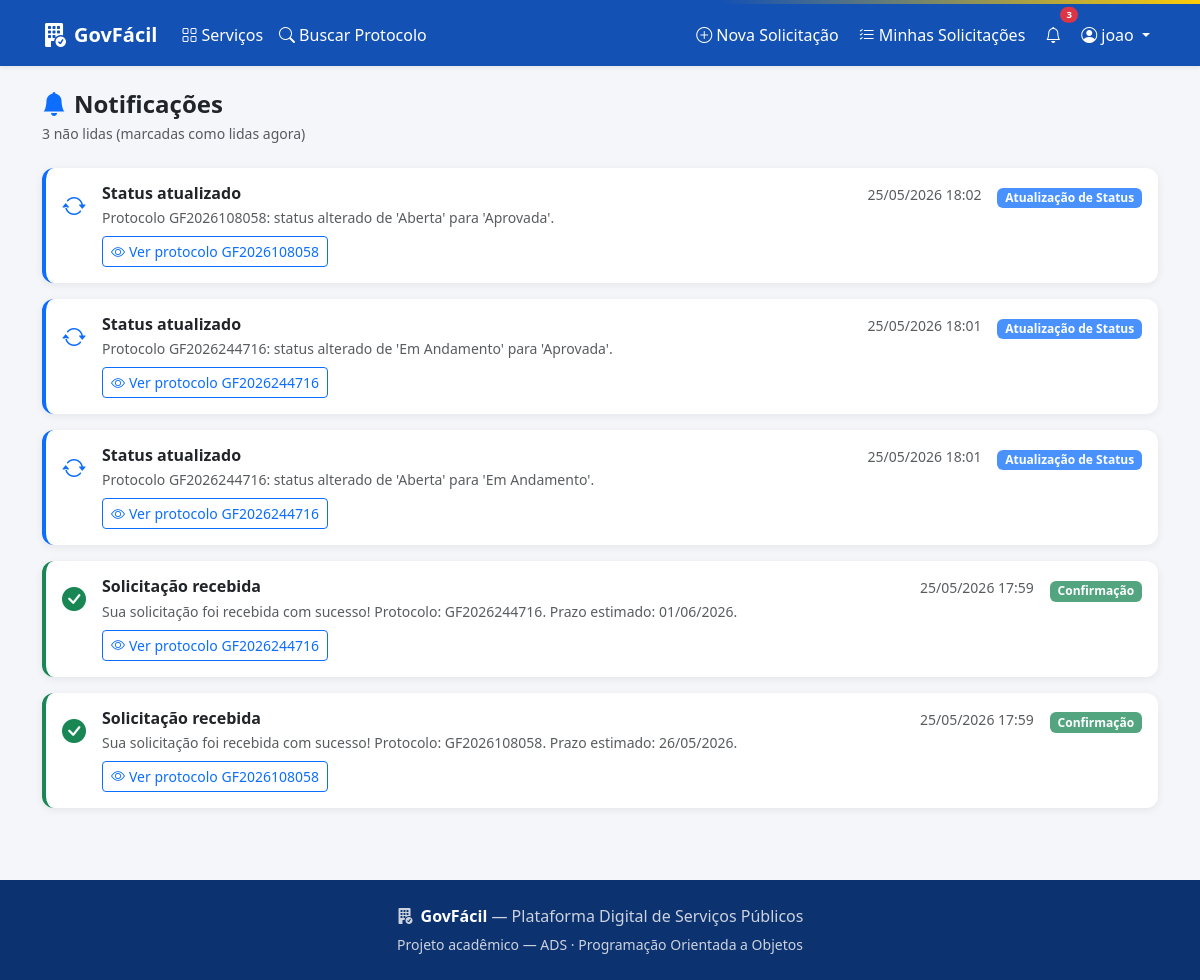
The app's page /notificacoes/ (signed in) with its own data.
### accounts/models.py (models this page shows, shortened)
class Usuario(AbstractUser):
    TIPO_CIDADAO = 'cidadao'
    TIPO_SERVIDOR = 'servidor'
    TIPO_CHOICES = [
        (TIPO_CIDADAO, 'Cidadão'),
        (TIPO_SERVIDOR, 'Servidor Público'),
    ]
    tipo = models.CharField(max_length=20, choices=TIPO_CHOICES, default=TIPO_CIDADAO)
    _telefone = models.CharField(max_length=20, blank=True, db_column='telefone')
    data_cadastro = models.DateTimeField(auto_now_add=True)
    @property
    def telefone(self):
        return self._telefone
    @telefone.setter
    def telefone(self, valor):
        if valor and not all(c.isdigit() or c in '() -+' for c in valor):
            raise ValueError('Telefone inválido.')
        self._telefone = valor or ''
    class Meta:
        verbose_name = 'Usuário'
        verbose_name_plural = 'Usuários'

### notificacoes/models.py (models this page shows, shortened)
class Notificacao(models.Model):
    TIPO_CONFIRMACAO = 'confirmacao'
    TIPO_ATUALIZACAO = 'atualizacao'
    TIPO_LEMBRETE = 'lembrete'
    TIPO_CHOICES = [
        (TIPO_CONFIRMACAO, 'Confirmação'),
        (TIPO_ATUALIZACAO, 'Atualização de Status'),
        (TIPO_LEMBRETE, 'Lembrete'),
    ]
    TIPO_ICONE = {
        TIPO_CONFIRMACAO: 'bi-check-circle-fill text-success',
        TIPO_ATUALIZACAO: 'bi-arrow-repeat text-primary',
        TIPO_LEMBRETE: 'bi-bell-fill text-warning',
    }
    TIPO_COR_FUNDO = {
        TIPO_CONFIRMACAO: 'success',
        TIPO_ATUALIZACAO: 'primary',
        TIPO_LEMBRETE: 'warning',
    }
    tipo = models.CharField(max_length=20, choices=TIPO_CHOICES, default=TIPO_CONFIRMACAO)
    usuario = models.ForeignKey(
        settings.AUTH_USER_MODEL,
        on_delete=models.CASCADE,
        related_name='notificacoes',
    )
    titulo = models.CharField(max_length=200)
    mensagem = models.TextField()
    data_envio = models.DateTimeField(auto_now_add=True)
    lida = models.BooleanField(default=False)
    solicitacao = models.ForeignKey(
        'solicitacoes.Solicitacao',
        on_delete=models.SET_NULL,
        null=True, blank=True,
        related_name='notificacoes',
    )
    class Meta:
        verbose_name = 'Notificação'
        verbose_name_plural = 'Notificações'
        ordering = ['-data_envio']
    def get_icone(self):
        return self.TIPO_ICONE.get(self.tipo, 'bi-bell')
    def get_cor_fundo(self):
        return self.TIPO_COR_FUNDO.get(self.tipo, 'secondary')

### solicitacoes/models.py (models this page shows, shortened)
class Solicitacao(models.Model):
    STATUS_ABERTA = 'aberta'
    STATUS_EM_ANALISE = 'em_analise'
    STATUS_APROVADA = 'aprovada'
    STATUS_EM_ANDAMENTO = 'em_andamento'
    STATUS_CONCLUIDA = 'concluida'
    STATUS_REJEITADA = 'rejeitada'
    STATUS_CHOICES = [
        (STATUS_ABERTA, 'Aberta'),
        (STATUS_EM_ANALISE, 'Em Análise'),
        (STATUS_APROVADA, 'Aprovada'),
        (STATUS_EM_ANDAMENTO, 'Em Andamento'),
        (STATUS_CONCLUIDA, 'Concluída'),
        (STATUS_REJEITADA, 'Rejeitada'),
    ]
    STATUS_COR = {
        STATUS_ABERTA: 'primary',
        STATUS_EM_ANALISE: 'warning',
        STATUS_APROVADA: 'info',
        STATUS_EM_ANDAMENTO: 'secondary',
        STATUS_CONCLUIDA: 'success',
        STATUS_REJEITADA: 'danger',
    }
    STATUS_ICONE = {
        STATUS_ABERTA: 'bi-folder2-open',
        STATUS_EM_ANALISE: 'bi-hourglass-split',
        STATUS_APROVADA: 'bi-check-circle',
        STATUS_EM_ANDAMENTO: 'bi-arrow-repeat',
        STATUS_CONCLUIDA: 'bi-check-circle-fill',
        STATUS_REJEITADA: 'bi-x-circle-fill',
    }
    protocolo = models.CharField(max_length=20, unique=True, blank=True)
    cidadao = models.ForeignKey(
        'accounts.Cidadao', on_delete=models.CASCADE, related_name='solicitacoes'
    )
    servico = models.ForeignKey(
        'servicos.Servico', on_delete=models.CASCADE, related_name='solicitacoes'
    )
    descricao = models.TextField()
    status = models.CharField(max_length=20, choices=STATUS_CHOICES, default=STATUS_ABERTA)
    setor_responsavel = models.CharField(max_length=100, blank=True)
    servidor_responsavel = models.ForeignKey(
        'accounts.Servidor',
        on_delete=models.SET_NULL,
        null=True, blank=True,
        related_name='atendimentos',
    )
    observacao = models.TextField(blank=True)
    data_abertura = models.DateTimeField(auto_now_add=True)
    data_atualizacao = models.DateTimeField(auto_now=True)
    data_prazo = models.DateTimeField(null=True, blank=True)
    class Meta:
        verbose_name = 'Solicitação'
        verbose_name_plural = 'Solicitações'
        ordering = ['-data_abertura']

### notificacoes/views.py (the view)
# urls.py: path('', views.lista_notificacoes_view, name='lista'),
@login_required
def lista_notificacoes_view(request):
    notificacoes = Notificacao.objects.filter(usuario=request.user)
    nao_lidas = notificacoes.filter(lida=False).count()
    notificacoes.filter(lida=False).update(lida=True)
    return render(request, 'notificacoes/lista.html', {
        'notificacoes': notificacoes,
        'nao_lidas': nao_lidas,
    })

### templates/notificacoes/lista.html (shortened to what this page needs)
{% extends 'base.html' %}
{% block content %}
<div class="d-flex justify-content-between align-items-center mb-4">
  <div>
    <h4 class="fw-bold mb-1"><i class="bi bi-bell-fill text-primary me-2"></i>Notificações</h4>
    <p class="text-muted mb-0 small">
      {% if nao_lidas %}{{ nao_lidas }} não lida{{ nao_lidas|pluralize }} (marcadas como lidas agora){% else %}Tudo em dia!{% endif %}
    </p>
  </div>
</div>
{% if notificacoes %}
<div class="d-flex flex-column gap-3">
  {% for notif in notificacoes %}
  <div class="card p-3 border-start border-4 border-{{ notif.get_cor_fundo }} {% if not notif.lida %}shadow{% endif %}">
    <div class="d-flex align-items-start gap-3">
      <div class="pt-1">
        <i class="bi {{ notif.get_icone }} fs-4"></i>
      </div>
      <div class="flex-grow-1">
        <div class="d-flex justify-content-between align-items-start">
          <h6 class="fw-bold mb-1">{{ notif.titulo }}</h6>
          <small class="text-muted ms-3 text-nowrap">{{ notif.data_envio|date:"d/m/Y H:i" }}</small>
        </div>
        <p class="mb-2 text-muted small">{{ notif.mensagem }}</p>
        {% if notif.solicitacao %}
        <a href="{% url 'solicitacoes:detalhe' notif.solicitacao.protocolo %}" class="btn btn-sm btn-outline-primary">
          <i class="bi bi-eye me-1"></i>Ver protocolo {{ notif.solicitacao.protocolo }}
        </a>
        {% endif %}
      </div>
      <div>
        <span class="badge bg-{{ notif.get_cor_fundo }} bg-opacity-75 small">{{ notif.get_tipo_display }}</span>
      </div>
    </div>
  </div>
  {% endfor %}
</div>
{% endif %}
{% endblock %}

### templates/base.html (shortened to what this page needs)
<!DOCTYPE html>
<html lang="pt-br">
<head>
  <link rel="stylesheet" href="https://cdn.jsdelivr.net/npm/bootstrap@5.3.3/dist/css/bootstrap.min.css">
  <link rel="stylesheet" href="https://cdn.jsdelivr.net/npm/bootstrap-icons@1.11.3/font/bootstrap-icons.min.css">
</head>
<body>
<nav class="navbar navbar-expand-lg navbar-gov shadow-sm">
  <div class="container">
    <a class="navbar-brand fw-bold d-flex align-items-center gap-2" href="{% url 'core:home' %}">
      <i class="bi bi-building-fill-check fs-4"></i>
      <span>GovFácil</span>
    </a>
    <div class="collapse navbar-collapse" id="navMain">
      <ul class="navbar-nav me-auto">
        <li class="nav-item">
          <a class="nav-link" href="{% url 'servicos:lista' %}"><i class="bi bi-grid me-1"></i>Serviços</a>
        </li>
        <li class="nav-item">
          <a class="nav-link" href="{% url 'solicitacoes:buscar' %}"><i class="bi bi-search me-1"></i>Buscar Protocolo</a>
        </li>
      </ul>
      <ul class="navbar-nav ms-auto align-items-center gap-1">
        {% if user.is_authenticated %}
          {% if user.tipo == 'cidadao' %}
            <li class="nav-item">
              <a class="nav-link" href="{% url 'solicitacoes:nova' %}"><i class="bi bi-plus-circle me-1"></i>Nova Solicitação</a>
            </li>
            <li class="nav-item">
              <a class="nav-link" href="{% url 'solicitacoes:minhas' %}"><i class="bi bi-list-check me-1"></i>Minhas Solicitações</a>
            </li>
          {% else %}
            <li class="nav-item">
              <a class="nav-link" href="{% url 'solicitacoes:painel_servidor' %}"><i class="bi bi-speedometer2 me-1"></i>Painel</a>
            </li>
          {% endif %}
          <li class="nav-item position-relative">
            <a class="nav-link" href="{% url 'notificacoes:lista' %}">
              <i class="bi bi-bell"></i>
              <span id="notif-badge" class="position-absolute top-0 start-100 translate-middle badge rounded-pill bg-danger badge-notif" style="display:none">!</span>
            </a>
          </li>
          <li class="nav-item dropdown">
            <a class="nav-link dropdown-toggle" href="#" data-bs-toggle="dropdown">
              <i class="bi bi-person-circle me-1"></i>{{ user.first_name|default:user.username }}
            </a>
          </li>
        {% else %}
          <li class="nav-item"><a class="nav-link" href="{% url 'accounts:login' %}"><i class="bi bi-box-arrow-in-right me-1"></i>Entrar</a></li>
          <li class="nav-item"><a class="btn btn-warning btn-sm ms-2 fw-semibold" href="{% url 'accounts:cadastro_cidadao' %}">Cadastre-se</a></li>
        {% endif %}
      </ul>
    </div>
  </div>
</nav>
<main class="py-4">
  <div class="container">
    {% block content %}{% endblock %}
  </div>
</main>
<footer class="py-4 mt-5">
  <div class="container text-center">
    <p class="mb-1"><i class="bi bi-building-fill-check me-2"></i><strong class="text-white">GovFácil</strong> — Plataforma Digital de Serviços Públicos</p>
    <small>Projeto acadêmico — ADS · Programação Orientada a Objetos</small>
  </div>
</footer>
</body>
</html>

### templates/base.html (style rules this page uses)
:root { --gov-blue: #1351b4; --gov-blue-dark: #0c326f; --gov-yellow: #ffcd07; }
body { background-color: #f5f6fa; font-family: 'Segoe UI', sans-serif; }
.navbar-gov { background-color: var(--gov-blue); }
.navbar-gov .navbar-brand, .navbar-gov .nav-link { color: #fff !important; }
.badge-notif { font-size: .6rem; }
.card { border: none; box-shadow: 0 2px 8px rgba(0,0,0,.07); border-radius: 12px; }
footer { background-color: var(--gov-blue-dark); color: #cdd3de; }

### records on screen
Usuario: first_name "joao"
Notificacao: titulo "Status atualizado", data_envio "25/05/2026 18:02", mensagem "Protocolo GF2026108058: status alterado de 'Aberta' para 'Aprovada'.", solicitacao.protocolo "GF2026108058", tipo "Atualização de Status"
Notificacao: titulo "Status atualizado", data_envio "25/05/2026 18:01", mensagem "Protocolo GF2026244716: status alterado de 'Em Andamento' para 'Aprovada'.", solicitacao.protocolo "GF2026244716", tipo "Atualização de Status"
Notificacao: titulo "Status atualizado", data_envio "25/05/2026 18:01", mensagem "Protocolo GF2026244716: status alterado de 'Aberta' para 'Em Andamento'.", solicitacao.protocolo "GF2026244716", tipo "Atualização de Status"
Notificacao: titulo "Solicitação recebida", data_envio "25/05/2026 17:59", mensagem "Sua solicitação foi recebida com sucesso! Protocolo: GF2026244716. Prazo estimado: 01/06/2026.", solicitacao.protocolo "GF2026244716", tipo "Confirmação"
Notificacao: titulo "Solicitação recebida", data_envio "25/05/2026 17:59", mensagem "Sua solicitação foi recebida com sucesso! Protocolo: GF2026108058. Prazo estimado: 26/05/2026.", solicitacao.protocolo "GF2026108058", tipo "Confirmação"

### other values on screen
{{ nao_lidas }} "3"
